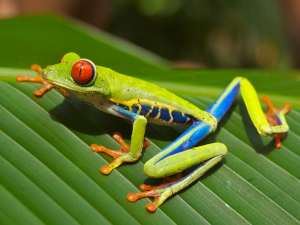
#> input picture lab01/test_images/frog.png, 300 x 225 px
$ python lab.py
#> lines starting #> are read from the running program, lines starting #| are printed output that depends on the picture
#!/usr/bin/env python3

import math

from PIL import Image as Image

# NO ADDITIONAL IMPORTS ALLOWED!

def get_width(image):
    """
    Extracts the width from the given image

    Parameters:
      * image (dict) : contains the height, width, and a 1D
            list of pixels of an image
    Returns:
      An integer representing the width of the image in pixels
    """
    return image['width']

# [11 lines left out: function get_height, not called in this run]

def get_pixel(image, x, y):
    """
    Retrieves the value of a pixel at location (x,y) in the image

    Parameters:
      * image (dict) : contains the height, width, and a 1D
            list of pixels of an image
      * x (int) : the x value of the desired pixel
      * y (int) : the y value of the desired pixel
    Returns:
      An integer or float representing the value of the pixel at the specified
      index
    """
    index = y*get_width(image) + x
    return image['pixels'][index]


def set_pixel(image, x, y, c):
    """
    Modifies the value of a pixel at location (x,y) in the image in place

    Parameters:
      * image (dict) : contains the height, width, and a 1D
            list of pixels of an image
      * x (int) : the x value of the desired pixel
      * y (int) : the y value of the desired pixel
      * c (int) : the color value to set the pixel to
    """
    index = y*get_width(image) + x
    image['pixels'][index] = c


def apply_per_pixel(image, func):
    """
    Applies some function to the value of each pixel in the image

    Parameters:
      * image (dict) : contains the height, width, and a 1D
            list of pixels of an image
      * func (func) : the function to be applied over each pixel
    Returns:
      A new image with the function applied
    """
    result = {'height': image['height'],
            'width': image['width'],
            'pixels': image['pixels'][:]
    }
    for y in range(image['height']):
        for x in range(image['width']):
            color = get_pixel(image, x, y)
            newcolor = func(color)
            set_pixel(result, x, y, newcolor)
    return result


# [5 lines left out: function inverted, not called in this run]

def scaled(image, n):
    """
    Multiplies the grayscale value of each pixel by n
    """
    return apply_per_pixel(image, lambda c: c*n)

# [41 lines left out: function get_pixel_new, not called in this run]

def pixel_list_to_img(image, pix_lst):
    """
    Converts list of pixels to image dictionary
    """
    return {'height': image['height'], 'width': image['width'], 'pixels': pix_lst}

# HELPER FUNCTIONS

# [51 lines left out: function correlate, not called in this run]
    # return {'height': img_height, 'width': img_width, 'pixels': new_img}


def round_and_clip_image(image):
    """
    Given a dictionary, ensure that the values in the 'pixels' list are all
    integers in the range [0, 255].

    All values should be converted to integers using Python's `round` function.

    Any locations with values higher than 255 in the input should have value
    255 in the output; and any locations with values lower than 0 in the input
    should have value 0 in the output.
    """

    rounded = []
    for pixel in image['pixels']:
        pixel = round(pixel)
        if pixel < 0:
            pixel = 0
        if pixel > 255:
            pixel = 255
        rounded.append(pixel)
    return pixel_list_to_img(image, rounded)
    # return {'height': image['height'], 'width': image['width'], 'pixels': rounded}

# FILTERS

# [94 lines left out: functions create_blur_kernel, blurred, sharpened, edges, not called in this run]


# COLOR FILTERS

def split_to_grayscale(image):
    """
    Takes an RGB image and returns 3 grayscale images

    Parameters:
      * image (dict) : the RGB image
    Returns:
      3 grayscale images, each representing a color layer
    """
    red_layer = []
    green_layer = []
    blue_layer = []

    for r, g, b in image['pixels']:
        red_layer.append(r)
        green_layer.append(g)
        blue_layer.append(b)
    return pixel_list_to_img(image, red_layer), \
        pixel_list_to_img(image, green_layer), \
        pixel_list_to_img(image, blue_layer)

def merge_to_color(red_layer, green_layer, blue_layer):
    """
    Merges 3 grayscale images into one RGB image
    """
    combined = zip(red_layer['pixels'], green_layer['pixels'], blue_layer['pixels'])
    return pixel_list_to_img(red_layer, list(combined))

# [33 lines left out: functions color_filter_from_greyscale_filter, make_blur_filter, make_sharpen_filter, not called in this run]

def color_scale_filter(r=1, g=1, b=1):
    """
    Given three color values, returns a function that takes an RGB image
    as input and returns an RGB image with its layers scaled by the parameters
    """
    def scale(image):
        assert type(image['pixels'][0]) == tuple
        red, green, blue = split_to_grayscale(image)

        scaled_red = round_and_clip_image(scaled(red, r))
        scaled_green = round_and_clip_image(scaled(green, g))
        scaled_blue = round_and_clip_image(scaled(blue, b))

        return merge_to_color(scaled_red, scaled_green, scaled_blue)
    return scale


# [55 lines left out: functions filter_cascade, load_greyscale_image, save_greyscale_image, not called in this run]


def load_color_image(filename):
    """
    Loads a color image from the given file and returns a dictionary
    representing that image.

    Invoked as, for example:
       i = load_color_image('test_images/cat.png')
    """
#> called with filename = 'test_images/frog.png'
    with open(filename, 'rb') as img_handle:
        img = Image.open(img_handle)
#> img is the input picture: PIL image 300x225 RGB; mean R, G, B 89.1, 108.7, 37.7
        img = img.convert('RGB')  # in case we were given a greyscale image
        img_data = img.getdata()
        pixels = list(img_data)
#> pixels = 67500 items
        w, h = img.size
#> w = 300; h = 225
        return {'height': h, 'width': w, 'pixels': pixels}


def save_color_image(image, filename, mode='PNG'):
    """
    Saves the given color image to disk or to a file-like object.  If filename
    is given as a string, the file type will be inferred from the given name.
    If filename is given as a file-like object, the file type will be
    determined by the 'mode' parameter.
    """
    out = Image.new(mode='RGB', size=(image['width'], image['height']))
    out.putdata(image['pixels'])
    if isinstance(filename, str):
        out.save(filename)
    else:
        out.save(filename, mode)
    out.close()


if __name__ == '__main__':
    # code in this block will only be run when you explicitly run your script,
    # and not when the tests are being run.  this is a good place for
    # generating images, etc.
    kernel = [[0, 0, 0, 0, 0, 0, 0, 0, 0, 0, 0, 0, 0],
              [0, 0, 0, 0, 0, 0, 0, 0, 0, 0, 0, 0, 0],
              [1, 0, 0, 0, 0, 0, 0, 0, 0, 0, 0, 0, 0],
              [0, 0, 0, 0, 0, 0, 0, 0, 0, 0, 0, 0, 0],
              [0, 0, 0, 0, 0, 0, 0, 0, 0, 0, 0, 0, 0],
              [0, 0, 0, 0, 0, 0, 0, 0, 0, 0, 0, 0, 0],
              [0, 0, 0, 0, 0, 0, 0, 0, 0, 0, 0, 0, 0],
              [0, 0, 0, 0, 0, 0, 0, 0, 0, 0, 0, 0, 0],
              [0, 0, 0, 0, 0, 0, 0, 0, 0, 0, 0, 0, 0],
              [0, 0, 0, 0, 0, 0, 0, 0, 0, 0, 0, 0, 0],
              [0, 0, 0, 0, 0, 0, 0, 0, 0, 0, 0, 0, 0],
              [0, 0, 0, 0, 0, 0, 0, 0, 0, 0, 0, 0, 0],
              [0, 0, 0, 0, 0, 0, 0, 0, 0, 0, 0, 0, 0]]
    # [22 lines of commented-out code are left out]

    color_filter = color_scale_filter(2,0.3,2)
    img = load_color_image('test_images/frog.png')
#> img = 3 items
    save_color_image(color_filter(img), 'frog_red.png')
#> the loop in split_to_grayscale, `for r, g, b in image['pixels']:` made 67500 passes
#> (r, g, b) on passes 1 to 3: (152, 103, 70), (154, 106, 70), (158, 108, 73)
#> after the loop in split_to_grayscale, `for r, g, b in image['pixels']:`: blue_layer = 67500 items
#> in scale, `red, green, blue = split_to_grayscale(image)`: red = 3 items
#> the loop in apply_per_pixel, `for y in range(image['height']):` made 225 passes
#> the loop in round_and_clip_image, `for pixel in image['pixels']:` made 67500 passes
#> the loop in round_and_clip_image (call 2), `for pixel in image['pixels']:` made 67500 passes
#> in save_color_image, `out = Image.new(mode='RGB', size=(image['width'], image['height']))`: out: PIL image 300x225 RGB; every value is 0
#> in save_color_image, `out.putdata(image['pixels'])`:
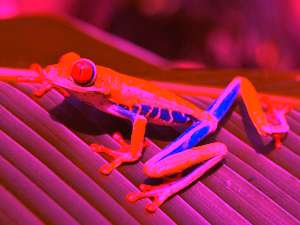
#> out: PIL image 300x225 RGB; mean R, G, B 159.6, 32.6, 72.2
